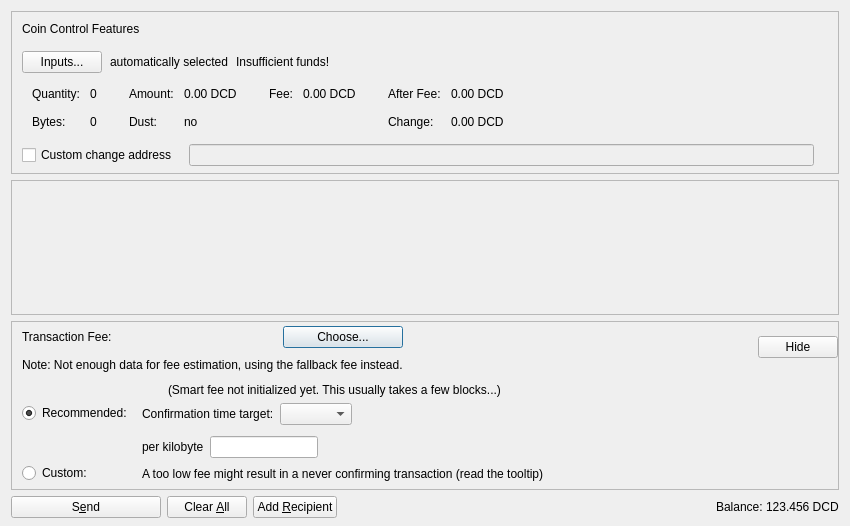
<?xml version="1.0" encoding="UTF-8"?>
<ui version="4.0">
 <class>SendCoinsDialog</class>
 <widget class="QDialog" name="SendCoinsDialog">
  <property name="geometry">
   <rect>
    <x>0</x>
    <y>0</y>
    <width>850</width>
    <height>526</height>
   </rect>
  </property>
  <property name="windowTitle">
   <string>Send Coins</string>
  </property>
  <layout class="QVBoxLayout" name="verticalLayout" stretch="0,1,0,0">
   <property name="bottomMargin">
    <number>8</number>
   </property>
   <item>
    <widget class="QFrame" name="frameCoinControl">
     <property name="sizePolicy">
      <sizepolicy hsizetype="Expanding" vsizetype="Expanding">
       <horstretch>0</horstretch>
       <verstretch>0</verstretch>
      </sizepolicy>
     </property>
     <property name="maximumSize">
      <size>
       <width>16777215</width>
       <height>16777215</height>
      </size>
     </property>
     <property name="frameShape">
      <enum>QFrame::StyledPanel</enum>
     </property>
     <property name="frameShadow">
      <enum>QFrame::Sunken</enum>
     </property>
     <layout class="QVBoxLayout" name="verticalLayoutCoinControl2">
      <property name="spacing">
       <number>0</number>
      </property>
      <property name="leftMargin">
       <number>0</number>
      </property>
      <property name="topMargin">
       <number>0</number>
      </property>
      <property name="rightMargin">
       <number>0</number>
      </property>
      <property name="bottomMargin">
       <number>6</number>
      </property>
      <item>
       <layout class="QVBoxLayout" name="verticalLayoutCoinControl" stretch="0,0,0,0,1">
        <property name="spacing">
         <number>0</number>
        </property>
        <property name="leftMargin">
         <number>10</number>
        </property>
        <property name="topMargin">
         <number>10</number>
        </property>
        <item>
         <layout class="QHBoxLayout" name="horizontalLayoutCoinControl1">
          <property name="bottomMargin">
           <number>15</number>
          </property>
          <item>
           <widget class="QLabel" name="labelCoinControlFeatures">
            <property name="sizePolicy">
             <sizepolicy hsizetype="Preferred" vsizetype="Maximum">
              <horstretch>0</horstretch>
              <verstretch>0</verstretch>
             </sizepolicy>
            </property>
            <property name="text">
             <string>Coin Control Features</string>
            </property>
           </widget>
          </item>
         </layout>
        </item>
        <item>
         <layout class="QHBoxLayout" name="horizontalLayoutCoinControl2" stretch="0,0,0,0">
          <property name="spacing">
           <number>8</number>
          </property>
          <property name="bottomMargin">
           <number>10</number>
          </property>
          <item>
           <widget class="QPushButton" name="pushButtonCoinControl">
            <property name="styleSheet">
             <string notr="true"/>
            </property>
            <property name="text">
             <string>Inputs...</string>
            </property>
            <property name="autoDefault">
             <bool>false</bool>
            </property>
           </widget>
          </item>
          <item>
           <widget class="QLabel" name="labelCoinControlAutomaticallySelected">
            <property name="text">
             <string>automatically selected</string>
            </property>
            <property name="margin">
             <number>5</number>
            </property>
           </widget>
          </item>
          <item>
           <widget class="QLabel" name="labelCoinControlInsuffFunds">
            <property name="text">
             <string>Insufficient funds!</string>
            </property>
            <property name="margin">
             <number>5</number>
            </property>
           </widget>
          </item>
          <item>
           <spacer name="horizontalSpacerCoinControl">
            <property name="orientation">
             <enum>Qt::Horizontal</enum>
            </property>
            <property name="sizeHint" stdset="0">
             <size>
              <width>40</width>
              <height>1</height>
             </size>
            </property>
           </spacer>
          </item>
         </layout>
        </item>
        <item>
         <widget class="QWidget" name="widgetCoinControl" native="true">
          <property name="sizePolicy">
           <sizepolicy hsizetype="Preferred" vsizetype="Preferred">
            <horstretch>0</horstretch>
            <verstretch>0</verstretch>
           </sizepolicy>
          </property>
          <property name="minimumSize">
           <size>
            <width>0</width>
            <height>0</height>
           </size>
          </property>
          <property name="styleSheet">
           <string notr="true"/>
          </property>
          <layout class="QHBoxLayout" name="horizontalLayoutCoinControl5">
           <property name="leftMargin">
            <number>0</number>
           </property>
           <property name="topMargin">
            <number>0</number>
           </property>
           <property name="rightMargin">
            <number>0</number>
           </property>
           <property name="bottomMargin">
            <number>0</number>
           </property>
           <item>
            <layout class="QHBoxLayout" name="horizontalLayoutCoinControl3" stretch="0,0,0,1">
             <property name="spacing">
              <number>20</number>
             </property>
             <property name="topMargin">
              <number>0</number>
             </property>
             <property name="bottomMargin">
              <number>10</number>
             </property>
             <item>
              <layout class="QFormLayout" name="formLayoutCoinControl1">
               <property name="horizontalSpacing">
                <number>10</number>
               </property>
               <property name="verticalSpacing">
                <number>14</number>
               </property>
               <property name="leftMargin">
                <number>10</number>
               </property>
               <property name="topMargin">
                <number>4</number>
               </property>
               <property name="rightMargin">
                <number>6</number>
               </property>
               <item row="0" column="0">
                <widget class="QLabel" name="labelCoinControlQuantityText">
                 <property name="text">
                  <string>Quantity:</string>
                 </property>
                 <property name="margin">
                  <number>0</number>
                 </property>
                </widget>
               </item>
               <item row="0" column="1">
                <widget class="QLabel" name="labelCoinControlQuantity">
                 <property name="cursor">
                  <cursorShape>IBeamCursor</cursorShape>
                 </property>
                 <property name="contextMenuPolicy">
                  <enum>Qt::ActionsContextMenu</enum>
                 </property>
                 <property name="text">
                  <string notr="true">0</string>
                 </property>
                 <property name="margin">
                  <number>0</number>
                 </property>
                 <property name="textInteractionFlags">
                  <set>Qt::LinksAccessibleByMouse|Qt::TextSelectableByKeyboard|Qt::TextSelectableByMouse</set>
                 </property>
                </widget>
               </item>
               <item row="1" column="0">
                <widget class="QLabel" name="labelCoinControlBytesText">
                 <property name="text">
                  <string>Bytes:</string>
                 </property>
                </widget>
               </item>
               <item row="1" column="1">
                <widget class="QLabel" name="labelCoinControlBytes">
                 <property name="cursor">
                  <cursorShape>IBeamCursor</cursorShape>
                 </property>
                 <property name="contextMenuPolicy">
                  <enum>Qt::ActionsContextMenu</enum>
                 </property>
                 <property name="text">
                  <string notr="true">0</string>
                 </property>
                 <property name="textInteractionFlags">
                  <set>Qt::LinksAccessibleByMouse|Qt::TextSelectableByKeyboard|Qt::TextSelectableByMouse</set>
                 </property>
                </widget>
               </item>
              </layout>
             </item>
             <item>
              <layout class="QFormLayout" name="formLayoutCoinControl2">
               <property name="horizontalSpacing">
                <number>10</number>
               </property>
               <property name="verticalSpacing">
                <number>14</number>
               </property>
               <property name="leftMargin">
                <number>6</number>
               </property>
               <property name="topMargin">
                <number>4</number>
               </property>
               <property name="rightMargin">
                <number>6</number>
               </property>
               <item row="0" column="0">
                <widget class="QLabel" name="labelCoinControlAmountText">
                 <property name="text">
                  <string>Amount:</string>
                 </property>
                 <property name="margin">
                  <number>0</number>
                 </property>
                </widget>
               </item>
               <item row="0" column="1">
                <widget class="QLabel" name="labelCoinControlAmount">
                 <property name="cursor">
                  <cursorShape>IBeamCursor</cursorShape>
                 </property>
                 <property name="contextMenuPolicy">
                  <enum>Qt::ActionsContextMenu</enum>
                 </property>
                 <property name="text">
                  <string notr="true">0.00 DCD</string>
                 </property>
                 <property name="textInteractionFlags">
                  <set>Qt::LinksAccessibleByMouse|Qt::TextSelectableByKeyboard|Qt::TextSelectableByMouse</set>
                 </property>
                </widget>
               </item>
               <item row="1" column="0">
                <widget class="QLabel" name="labelCoinControlLowOutputText">
                 <property name="text">
                  <string>Dust:</string>
                 </property>
                </widget>
               </item>
               <item row="1" column="1">
                <widget class="QLabel" name="labelCoinControlLowOutput">
                 <property name="cursor">
                  <cursorShape>IBeamCursor</cursorShape>
                 </property>
                 <property name="contextMenuPolicy">
                  <enum>Qt::ActionsContextMenu</enum>
                 </property>
                 <property name="text">
                  <string notr="true">no</string>
                 </property>
                 <property name="textInteractionFlags">
                  <set>Qt::LinksAccessibleByMouse|Qt::TextSelectableByKeyboard|Qt::TextSelectableByMouse</set>
                 </property>
                </widget>
               </item>
              </layout>
             </item>
             <item>
              <layout class="QFormLayout" name="formLayoutCoinControl3">
               <property name="horizontalSpacing">
                <number>10</number>
               </property>
               <property name="verticalSpacing">
                <number>14</number>
               </property>
               <property name="leftMargin">
                <number>6</number>
               </property>
               <property name="topMargin">
                <number>4</number>
               </property>
               <property name="rightMargin">
                <number>6</number>
               </property>
               <item row="0" column="0">
                <widget class="QLabel" name="labelCoinControlFeeText">
                 <property name="text">
                  <string>Fee:</string>
                 </property>
                 <property name="margin">
                  <number>0</number>
                 </property>
                </widget>
               </item>
               <item row="0" column="1">
                <widget class="QLabel" name="labelCoinControlFee">
                 <property name="cursor">
                  <cursorShape>IBeamCursor</cursorShape>
                 </property>
                 <property name="contextMenuPolicy">
                  <enum>Qt::ActionsContextMenu</enum>
                 </property>
                 <property name="text">
                  <string notr="true">0.00 DCD</string>
                 </property>
                 <property name="textInteractionFlags">
                  <set>Qt::LinksAccessibleByMouse|Qt::TextSelectableByKeyboard|Qt::TextSelectableByMouse</set>
                 </property>
                </widget>
               </item>
              </layout>
             </item>
             <item>
              <layout class="QFormLayout" name="formLayoutCoinControl4">
               <property name="horizontalSpacing">
                <number>10</number>
               </property>
               <property name="verticalSpacing">
                <number>14</number>
               </property>
               <property name="leftMargin">
                <number>6</number>
               </property>
               <property name="topMargin">
                <number>4</number>
               </property>
               <property name="rightMargin">
                <number>6</number>
               </property>
               <item row="0" column="0">
                <widget class="QLabel" name="labelCoinControlAfterFeeText">
                 <property name="text">
                  <string>After Fee:</string>
                 </property>
                 <property name="margin">
                  <number>0</number>
                 </property>
                </widget>
               </item>
               <item row="0" column="1">
                <widget class="QLabel" name="labelCoinControlAfterFee">
                 <property name="cursor">
                  <cursorShape>IBeamCursor</cursorShape>
                 </property>
                 <property name="contextMenuPolicy">
                  <enum>Qt::ActionsContextMenu</enum>
                 </property>
                 <property name="text">
                  <string notr="true">0.00 DCD</string>
                 </property>
                 <property name="textInteractionFlags">
                  <set>Qt::LinksAccessibleByMouse|Qt::TextSelectableByKeyboard|Qt::TextSelectableByMouse</set>
                 </property>
                </widget>
               </item>
               <item row="1" column="0">
                <widget class="QLabel" name="labelCoinControlChangeText">
                 <property name="text">
                  <string>Change:</string>
                 </property>
                </widget>
               </item>
               <item row="1" column="1">
                <widget class="QLabel" name="labelCoinControlChange">
                 <property name="cursor">
                  <cursorShape>IBeamCursor</cursorShape>
                 </property>
                 <property name="contextMenuPolicy">
                  <enum>Qt::ActionsContextMenu</enum>
                 </property>
                 <property name="text">
                  <string notr="true">0.00 DCD</string>
                 </property>
                 <property name="textInteractionFlags">
                  <set>Qt::LinksAccessibleByMouse|Qt::TextSelectableByKeyboard|Qt::TextSelectableByMouse</set>
                 </property>
                </widget>
               </item>
              </layout>
             </item>
            </layout>
           </item>
          </layout>
         </widget>
        </item>
        <item>
         <layout class="QHBoxLayout" name="horizontalLayoutCoinControl4" stretch="0,0,0">
          <property name="spacing">
           <number>12</number>
          </property>
          <property name="sizeConstraint">
           <enum>QLayout::SetDefaultConstraint</enum>
          </property>
          <property name="topMargin">
           <number>5</number>
          </property>
          <property name="rightMargin">
           <number>5</number>
          </property>
          <item>
           <widget class="QCheckBox" name="checkBoxCoinControlChange">
            <property name="toolTip">
             <string>If this is activated, but the change address is empty or invalid, change will be sent to a newly generated address.</string>
            </property>
            <property name="text">
             <string>Custom change address</string>
            </property>
           </widget>
          </item>
          <item>
           <widget class="QValidatedLineEdit" name="lineEditCoinControlChange">
            <property name="enabled">
             <bool>false</bool>
            </property>
            <property name="sizePolicy">
             <sizepolicy hsizetype="Expanding" vsizetype="Fixed">
              <horstretch>0</horstretch>
              <verstretch>0</verstretch>
             </sizepolicy>
            </property>
           </widget>
          </item>
          <item>
           <widget class="QLabel" name="labelCoinControlChangeLabel">
            <property name="sizePolicy">
             <sizepolicy hsizetype="Preferred" vsizetype="Expanding">
              <horstretch>0</horstretch>
              <verstretch>0</verstretch>
             </sizepolicy>
            </property>
            <property name="minimumSize">
             <size>
              <width>0</width>
              <height>0</height>
             </size>
            </property>
            <property name="text">
             <string/>
            </property>
            <property name="margin">
             <number>3</number>
            </property>
           </widget>
          </item>
         </layout>
        </item>
        <item>
         <spacer name="verticalSpacerCoinControl">
          <property name="orientation">
           <enum>Qt::Vertical</enum>
          </property>
          <property name="sizeHint" stdset="0">
           <size>
            <width>800</width>
            <height>1</height>
           </size>
          </property>
         </spacer>
        </item>
       </layout>
      </item>
     </layout>
    </widget>
   </item>
   <item>
    <widget class="QScrollArea" name="scrollArea">
     <property name="widgetResizable">
      <bool>true</bool>
     </property>
     <widget class="QWidget" name="scrollAreaWidgetContents">
      <property name="geometry">
       <rect>
        <x>0</x>
        <y>0</y>
        <width>830</width>
        <height>104</height>
       </rect>
      </property>
      <layout class="QVBoxLayout" name="verticalLayout_2" stretch="0,1">
       <property name="leftMargin">
        <number>0</number>
       </property>
       <property name="topMargin">
        <number>0</number>
       </property>
       <property name="rightMargin">
        <number>0</number>
       </property>
       <property name="bottomMargin">
        <number>0</number>
       </property>
       <item>
        <layout class="QVBoxLayout" name="entries">
         <property name="spacing">
          <number>6</number>
         </property>
        </layout>
       </item>
       <item>
        <spacer name="verticalSpacer">
         <property name="orientation">
          <enum>Qt::Vertical</enum>
         </property>
         <property name="sizeHint" stdset="0">
          <size>
           <width>20</width>
           <height>40</height>
          </size>
         </property>
        </spacer>
       </item>
      </layout>
     </widget>
    </widget>
   </item>
   <item>
    <widget class="QFrame" name="frameFee">
     <property name="sizePolicy">
      <sizepolicy hsizetype="Expanding" vsizetype="Expanding">
       <horstretch>0</horstretch>
       <verstretch>0</verstretch>
      </sizepolicy>
     </property>
     <property name="maximumSize">
      <size>
       <width>16777215</width>
       <height>16777215</height>
      </size>
     </property>
     <property name="frameShape">
      <enum>QFrame::StyledPanel</enum>
     </property>
     <property name="frameShadow">
      <enum>QFrame::Sunken</enum>
     </property>
     <layout class="QVBoxLayout" name="verticalLayoutFee1">
      <property name="spacing">
       <number>0</number>
      </property>
      <property name="leftMargin">
       <number>0</number>
      </property>
      <property name="topMargin">
       <number>0</number>
      </property>
      <property name="rightMargin">
       <number>0</number>
      </property>
      <property name="bottomMargin">
       <number>0</number>
      </property>
      <item>
       <layout class="QVBoxLayout" name="verticalLayoutFee2" stretch="0,0,0">
        <property name="spacing">
         <number>0</number>
        </property>
        <property name="leftMargin">
         <number>10</number>
        </property>
        <property name="topMargin">
         <number>0</number>
        </property>
        <item>
         <layout class="QHBoxLayout" name="horizontalLayoutFee1">
          <property name="bottomMargin">
           <number>0</number>
          </property>
          <item>
           <layout class="QVBoxLayout" name="verticalLayoutFee7">
            <property name="spacing">
             <number>0</number>
            </property>
            <item>
             <spacer name="verticalSpacerSmartFee">
              <property name="orientation">
               <enum>Qt::Vertical</enum>
              </property>
              <property name="sizeType">
               <enum>QSizePolicy::Fixed</enum>
              </property>
              <property name="sizeHint" stdset="0">
               <size>
                <width>1</width>
                <height>4</height>
               </size>
              </property>
             </spacer>
            </item>
            <item>
             <layout class="QHBoxLayout" name="horizontalLayoutSmartFee">
              <property name="spacing">
               <number>10</number>
              </property>
              <item>
               <widget class="QLabel" name="labelFeeHeadline">
                <property name="sizePolicy">
                 <sizepolicy hsizetype="Preferred" vsizetype="Maximum">
                  <horstretch>0</horstretch>
                  <verstretch>0</verstretch>
                 </sizepolicy>
                </property>
                <property name="text">
                 <string>Transaction Fee:</string>
                </property>
               </widget>
              </item>
              <item>
               <widget class="QLabel" name="labelFeeMinimized">
                <property name="text">
                 <string/>
                </property>
               </widget>
              </item>
              <item>
               <widget class="QPushButton" name="buttonChooseFee">
                <property name="text">
                 <string>Choose...</string>
                </property>
               </widget>
              </item>
             </layout>
            </item>
            <item>
             <spacer name="verticalSpacer_7">
              <property name="orientation">
               <enum>Qt::Vertical</enum>
              </property>
              <property name="sizeHint" stdset="0">
               <size>
                <width>1</width>
                <height>10</height>
               </size>
              </property>
             </spacer>
            </item>
            <item>
             <widget class="QLabel" name="fallbackFeeWarningLabel">
              <property name="toolTip">
               <string>Using the fallbackfee can result in sending a transaction that will take several hours or days (or never) to confirm. Consider choosing your fee manually or wait until you have validated the complete chain.</string>
              </property>
              <property name="text">
               <string>Note: Not enough data for fee estimation, using the fallback fee instead.</string>
              </property>
              <property name="wordWrap">
               <bool>false</bool>
              </property>
             </widget>
            </item>
            <item>
             <spacer name="verticalSpacer_5">
              <property name="orientation">
               <enum>Qt::Vertical</enum>
              </property>
              <property name="sizeHint" stdset="0">
               <size>
                <width>1</width>
                <height>1</height>
               </size>
              </property>
             </spacer>
            </item>
           </layout>
          </item>
          <item>
           <spacer name="horizontalSpacer_4">
            <property name="orientation">
             <enum>Qt::Horizontal</enum>
            </property>
            <property name="sizeHint" stdset="0">
             <size>
              <width>1</width>
              <height>1</height>
             </size>
            </property>
           </spacer>
          </item>
          <item>
           <widget class="QPushButton" name="buttonMinimizeFee">
            <property name="toolTip">
             <string>Hide transaction fee settings</string>
            </property>
            <property name="text">
             <string>Hide</string>
            </property>
           </widget>
          </item>
         </layout>
        </item>
        <item>
         <widget class="QFrame" name="frameFeeSelection">
          <layout class="QVBoxLayout" name="verticalLayoutFee12">
           <property name="spacing">
            <number>0</number>
           </property>
           <property name="leftMargin">
            <number>0</number>
           </property>
           <property name="topMargin">
            <number>0</number>
           </property>
           <property name="rightMargin">
            <number>0</number>
           </property>
           <property name="bottomMargin">
            <number>0</number>
           </property>
           <item>
            <layout class="QGridLayout" name="gridLayoutFee">
             <property name="topMargin">
              <number>10</number>
             </property>
             <property name="bottomMargin">
              <number>4</number>
             </property>
             <property name="horizontalSpacing">
              <number>10</number>
             </property>
             <property name="verticalSpacing">
              <number>4</number>
             </property>
             <item row="1" column="1">
              <layout class="QVBoxLayout" name="verticalLayoutFee8">
               <property name="spacing">
                <number>6</number>
               </property>
               <property name="topMargin">
                <number>3</number>
               </property>
               <item>
                <layout class="QHBoxLayout" name="horizontalLayoutFee13" stretch="0,0,1">
                 <item>
                  <widget class="QLabel" name="labelCustomPerKilobyte">
                   <property name="toolTip">
                    <string>If the custom fee is set to 1000 Decca and the transaction is only 250 bytes, then &quot;per kilobyte&quot; only pays 250 Decca in fee,&lt;br /&gt;while &quot;at least&quot; pays 1000 Decca. For transactions bigger than a kilobyte both pay by kilobyte.</string>
                   </property>
                   <property name="text">
                    <string>per kilobyte</string>
                   </property>
                  </widget>
                 </item>
                 <item>
                  <widget class="BitcoinAmountField" name="customFee"/>
                 </item>
                 <item>
                  <spacer name="horizontalSpacer_6">
                   <property name="orientation">
                    <enum>Qt::Horizontal</enum>
                   </property>
                   <property name="sizeHint" stdset="0">
                    <size>
                     <width>1</width>
                     <height>1</height>
                    </size>
                   </property>
                  </spacer>
                 </item>
                </layout>
               </item>
               <item>
                <layout class="QHBoxLayout" name="horizontalLayoutFee8">
                 <item>
                  <widget class="QLabel" name="labelCustomFeeWarning">
                   <property name="enabled">
                    <bool>true</bool>
                   </property>
                   <property name="toolTip">
                    <string>When there is less transaction volume than space in the blocks, miners as well as relaying nodes may enforce a minimum fee. Paying only this minimum fee is just fine, but be aware that this can result in a never confirming transaction once there is more demand for deccord transactions than the network can process.</string>
                   </property>
                   <property name="text">
                    <string>A too low fee might result in a never confirming transaction (read the tooltip)</string>
                   </property>
                  </widget>
                 </item>
                 <item>
                  <spacer name="horizontalSpacer_2">
                   <property name="orientation">
                    <enum>Qt::Horizontal</enum>
                   </property>
                   <property name="sizeHint" stdset="0">
                    <size>
                     <width>1</width>
                     <height>1</height>
                    </size>
                   </property>
                  </spacer>
                 </item>
                </layout>
               </item>
              </layout>
             </item>
             <item row="0" column="0">
              <layout class="QVBoxLayout" name="verticalLayoutFee4" stretch="0,1">
               <property name="topMargin">
                <number>20</number>
               </property>
               <property name="bottomMargin">
                <number>3</number>
               </property>
               <item>
                <widget class="QRadioButton" name="radioSmartFee">
                 <property name="text">
                  <string>Recommended:</string>
                 </property>
                 <property name="checked">
                  <bool>true</bool>
                 </property>
                 <attribute name="buttonGroup">
                  <string notr="true">groupFee</string>
                 </attribute>
                </widget>
               </item>
               <item>
                <spacer name="verticalSpacer_2">
                 <property name="orientation">
                  <enum>Qt::Vertical</enum>
                 </property>
                 <property name="sizeHint" stdset="0">
                  <size>
                   <width>1</width>
                   <height>1</height>
                  </size>
                 </property>
                </spacer>
               </item>
              </layout>
             </item>
             <item row="1" column="0">
              <layout class="QVBoxLayout" name="verticalLayoutFee9" stretch="0,1">
               <property name="topMargin">
                <number>30</number>
               </property>
               <item>
                <widget class="QRadioButton" name="radioCustomFee">
                 <property name="text">
                  <string>Custom:</string>
                 </property>
                 <attribute name="buttonGroup">
                  <string notr="true">groupFee</string>
                 </attribute>
                </widget>
               </item>
               <item>
                <spacer name="verticalSpacer_6">
                 <property name="orientation">
                  <enum>Qt::Vertical</enum>
                 </property>
                 <property name="sizeHint" stdset="0">
                  <size>
                   <width>1</width>
                   <height>1</height>
                  </size>
                 </property>
                </spacer>
               </item>
              </layout>
             </item>
             <item row="0" column="1">
              <layout class="QVBoxLayout" name="verticalLayoutFee3" stretch="0,0,1">
               <property name="spacing">
                <number>6</number>
               </property>
               <property name="topMargin">
                <number>0</number>
               </property>
               <property name="bottomMargin">
                <number>3</number>
               </property>
               <item>
                <layout class="QHBoxLayout" name="horizontalLayoutFee12">
                 <item>
                  <widget class="QLabel" name="labelSmartFee">
                   <property name="text">
                    <string/>
                   </property>
                  </widget>
                 </item>
                 <item>
                  <widget class="QLabel" name="labelFeeEstimation">
                   <property name="text">
                    <string/>
                   </property>
                  </widget>
                 </item>
                 <item>
                  <widget class="QLabel" name="labelSmartFee2">
                   <property name="text">
                    <string>(Smart fee not initialized yet. This usually takes a few blocks...)</string>
                   </property>
                  </widget>
                 </item>
                 <item>
                  <spacer name="horizontalSpacer_5">
                   <property name="orientation">
                    <enum>Qt::Horizontal</enum>
                   </property>
                   <property name="sizeHint" stdset="0">
                    <size>
                     <width>1</width>
                     <height>1</height>
                    </size>
                   </property>
                  </spacer>
                 </item>
                </layout>
               </item>
               <item>
                <layout class="QHBoxLayout" name="horizontalLayoutFee9">
                 <item>
                  <layout class="QVBoxLayout" name="verticalLayoutFee6">
                   <item>
                    <widget class="QLabel" name="labelSmartFee3">
                     <property name="text">
                      <string>Confirmation time target:</string>
                     </property>
                    </widget>
                   </item>
                  </layout>
                 </item>
                 <item>
                  <layout class="QVBoxLayout" name="verticalLayoutFee5">
                   <property name="rightMargin">
                    <number>30</number>
                   </property>
                   <item>
                    <layout class="QHBoxLayout" name="horizontalLayoutConfTarget">
                     <property name="bottomMargin">
                      <number>0</number>
                     </property>
                     <item>
                      <widget class="QComboBox" name="confTargetSelector"/>
                     </item>
                     <item>
                      <spacer name="horizontalSpacerConfTarget">
                       <property name="orientation">
                        <enum>Qt::Horizontal</enum>
                       </property>
                       <property name="sizeHint" stdset="0">
                        <size>
                         <width>40</width>
                         <height>20</height>
                        </size>
                       </property>
                      </spacer>
                     </item>
                    </layout>
                   </item>
                  </layout>
                 </item>
                </layout>
               </item>
               <item>
                <spacer name="verticalSpacer_4">
                 <property name="orientation">
                  <enum>Qt::Vertical</enum>
                 </property>
                 <property name="sizeHint" stdset="0">
                  <size>
                   <width>1</width>
                   <height>1</height>
                  </size>
                 </property>
                </spacer>
               </item>
              </layout>
             </item>
            </layout>
           </item>
          </layout>
         </widget>
        </item>
        <item>
         <spacer name="verticalSpacerFee">
          <property name="orientation">
           <enum>Qt::Vertical</enum>
          </property>
          <property name="sizeHint" stdset="0">
           <size>
            <width>800</width>
            <height>1</height>
           </size>
          </property>
         </spacer>
        </item>
       </layout>
      </item>
     </layout>
    </widget>
   </item>
   <item>
    <layout class="QHBoxLayout" name="horizontalLayout">
     <item>
      <widget class="QPushButton" name="sendButton">
       <property name="minimumSize">
        <size>
         <width>150</width>
         <height>0</height>
        </size>
       </property>
       <property name="toolTip">
        <string>Confirm the send action</string>
       </property>
       <property name="text">
        <string>S&amp;end</string>
       </property>
       <property name="autoDefault">
        <bool>false</bool>
       </property>
       <property name="default">
        <bool>false</bool>
       </property>
      </widget>
     </item>
     <item>
      <widget class="QPushButton" name="clearButton">
       <property name="sizePolicy">
        <sizepolicy hsizetype="Minimum" vsizetype="Fixed">
         <horstretch>0</horstretch>
         <verstretch>0</verstretch>
        </sizepolicy>
       </property>
       <property name="toolTip">
        <string>Clear all fields of the form.</string>
       </property>
       <property name="text">
        <string>Clear &amp;All</string>
       </property>
       <property name="autoDefault">
        <bool>false</bool>
       </property>
      </widget>
     </item>
     <item>
      <widget class="QPushButton" name="addButton">
       <property name="toolTip">
        <string>Send to multiple recipients at once</string>
       </property>
       <property name="text">
        <string>Add &amp;Recipient</string>
       </property>
       <property name="autoDefault">
        <bool>false</bool>
       </property>
      </widget>
     </item>
     <item>
      <spacer name="horizontalSpacer">
       <property name="orientation">
        <enum>Qt::Horizontal</enum>
       </property>
       <property name="sizeHint" stdset="0">
        <size>
         <width>40</width>
         <height>20</height>
        </size>
       </property>
      </spacer>
     </item>
     <item>
      <layout class="QHBoxLayout" name="horizontalLayout_2">
       <property name="spacing">
        <number>3</number>
       </property>
       <item>
        <widget class="QLabel" name="labelBalanceName">
         <property name="text">
          <string>Balance:</string>
         </property>
        </widget>
       </item>
       <item>
        <widget class="QLabel" name="labelBalance">
         <property name="sizePolicy">
          <sizepolicy hsizetype="Preferred" vsizetype="Preferred">
           <horstretch>0</horstretch>
           <verstretch>0</verstretch>
          </sizepolicy>
         </property>
         <property name="cursor">
          <cursorShape>IBeamCursor</cursorShape>
         </property>
         <property name="text">
          <string notr="true">123.456 DCD</string>
         </property>
         <property name="textInteractionFlags">
          <set>Qt::LinksAccessibleByMouse|Qt::TextSelectableByKeyboard|Qt::TextSelectableByMouse</set>
         </property>
        </widget>
       </item>
      </layout>
     </item>
    </layout>
   </item>
  </layout>
 </widget>
 <customwidgets>
  <customwidget>
   <class>QValidatedLineEdit</class>
   <extends>QLineEdit</extends>
   <header>qt/qvalidatedlineedit.h</header>
  </customwidget>
  <customwidget>
   <class>BitcoinAmountField</class>
   <extends>QLineEdit</extends>
   <header>qt/bitcoinamountfield.h</header>
   <container>1</container>
  </customwidget>
 </customwidgets>
 <resources>
  <include location="../deccord.qrc"/>
 </resources>
 <connections/>
 <buttongroups>
  <buttongroup name="groupFee"/>
 </buttongroups>
</ui>
